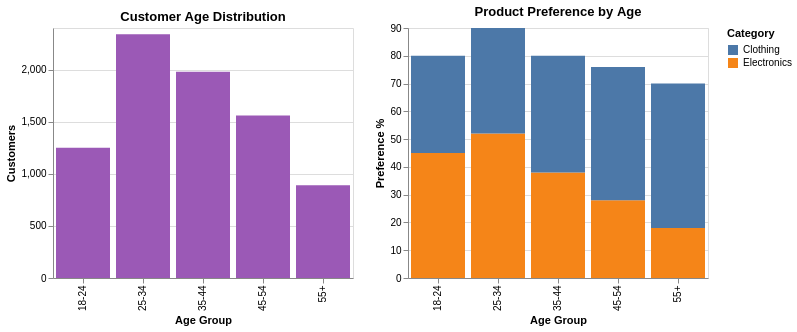

Describe this chart as a Vega-Lite specification.
### Vega-Lite specification from a JSON file in a GitHub repository (floating-point values rounded to 4 significant figures)
{"$schema": "https://vega.github.io/schema/vega-lite/v5.json", "description": "Customer demographics: age groups and product preferences", "data": {"values": [{"ageGroup": "18-24", "count": 1250, "product": "Electronics", "preference": 45}, {"ageGroup": "25-34", "count": 2340, "product": "Electronics", "preference": 52}, {"ageGroup": "35-44", "count": 1980, "product": "Electronics", "preference": 38}, {"ageGroup": "45-54", "count": 1560, "product": "Electronics", "preference": 28}, {"ageGroup": "55+", "count": 890, "product": "Electronics", "preference": 18}, {"ageGroup": "18-24", "count": 1250, "product": "Clothing", "preference": 35}, {"ageGroup": "25-34", "count": 2340, "product": "Clothing", "preference": 38}, {"ageGroup": "35-44", "count": 1980, "product": "Clothing", "preference": 42}, {"ageGroup": "45-54", "count": 1560, "product": "Clothing", "preference": 48}, {"ageGroup": "55+", "count": 890, "product": "Clothing", "preference": 52}]}, "hconcat": [{"title": "Customer Age Distribution", "mark": "bar", "encoding": {"x": {"field": "ageGroup", "type": "ordinal", "axis": {"title": "Age Group"}}, "y": {"field": "count", "type": "quantitative", "aggregate": "max", "axis": {"title": "Customers", "format": ",.0f"}}, "color": {"value": "#9b59b6"}}, "width": 300, "height": 250}, {"title": "Product Preference by Age", "mark": "bar", "encoding": {"x": {"field": "ageGroup", "type": "ordinal", "axis": {"title": "Age Group"}}, "y": {"field": "preference", "type": "quantitative", "axis": {"title": "Preference %", "format": ".0f"}}, "color": {"field": "product", "type": "nominal", "legend": {"title": "Category"}}}, "width": 300, "height": 250}]}
